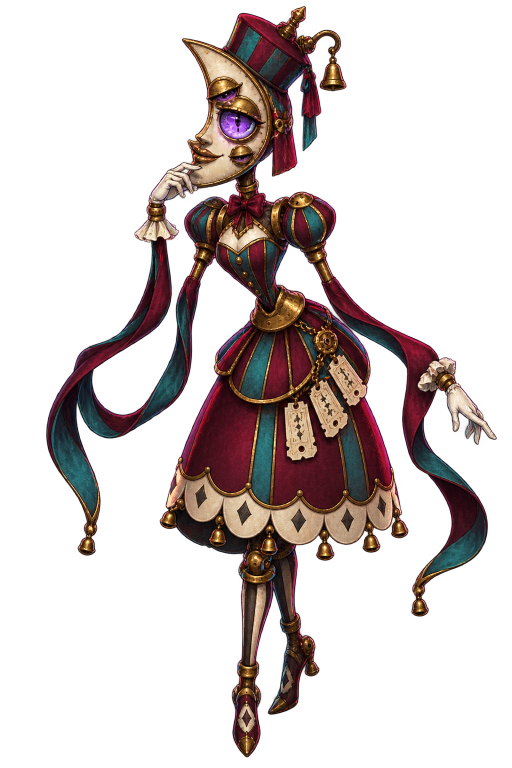
#> input picture assets/generated/madame_tock_master.png, 1024 x 1536 px (shown at 1/2 size)
$ python clean_checker_alpha.py ../assets/generated/madame_tock_master.png out.png
#> lines starting #> are read from the running program, lines starting #| are printed output that depends on the picture; after the words box and inside, x2 and y2 are one past the last pixel; in counts of white or black regions, pixels touching at a corner belong together
#!/usr/bin/env python3
"""Convert a baked neutral checkerboard into real alpha without erasing ivory sprites."""

import argparse
from collections import deque
from pathlib import Path

from PIL import Image, ImageFilter


def is_background_candidate(pixel: tuple[int, int, int]) -> bool:
    red, green, blue = pixel
    chroma = max(pixel) - min(pixel)
    luminance = (red * 0.2126 + green * 0.7152 + blue * 0.0722) / 255.0
    # Generated checkerboards contain compression-like gray-blue noise and
    # shadows. The flood fill starts only at the canvas edge, so this broad
    # threshold can cross that noise without punching holes in enclosed ivory
    # faces or gloves.
    return chroma <= 38 and luminance >= 0.24


def clean_checker(source: Path, destination: Path) -> None:
    image = Image.open(source).convert("RGB")
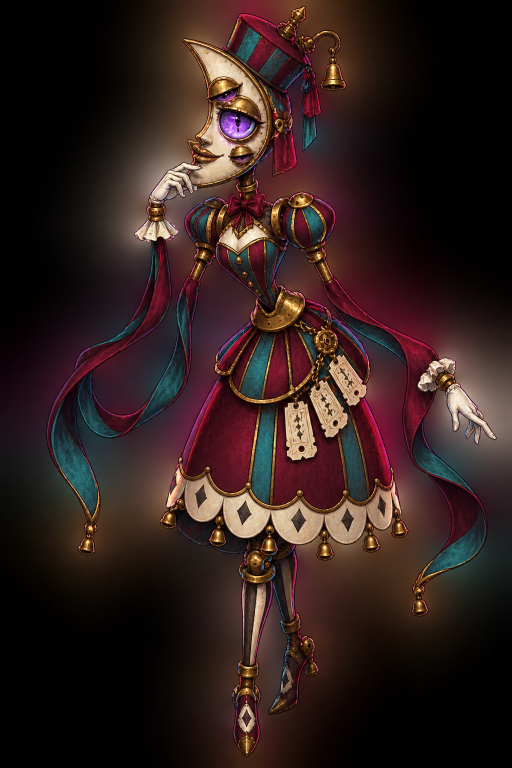
#> image: PIL image 1024x1536 RGB (shown at 1/2 size); mean R, G, B 49.3, 31.8, 29.4
    width, height = image.size
#> width = 1024; height = 1536
    pixels = image.load()
    outside = bytearray(width * height)
    queue: deque[tuple[int, int]] = deque()

    def enqueue(x: int, y: int) -> None:
        index = y * width + x
        if not outside[index] and is_background_candidate(pixels[x, y]):
            outside[index] = 1
            queue.append((x, y))

    for x in range(width):
        enqueue(x, 0)
        enqueue(x, height - 1)
    for y in range(height):
        enqueue(0, y)
        enqueue(width - 1, y)

    while queue:
        x, y = queue.popleft()
        if x > 0:
            enqueue(x - 1, y)
        if x + 1 < width:
            enqueue(x + 1, y)
        if y > 0:
            enqueue(x, y - 1)
        if y + 1 < height:
            enqueue(x, y + 1)

    rgba = image.convert("RGBA")
    output = rgba.load()
    removed = 0
    for y in range(height):
        for x in range(width):
            if outside[y * width + x]:
                output[x, y] = (0, 0, 0, 0)
                removed += 1

    # The generated checker can contain colored compression islands that are
    # not reachable by the neutral flood fill. Keep character-sized connected
    # components and discard tiny disconnected flecks.
    visited = bytearray(width * height)
    for y in range(height):
        for x in range(width):
            start_index = y * width + x
            if visited[start_index] or output[x, y][3] == 0:
                continue
            component: list[tuple[int, int]] = []
            component_queue = deque([(x, y)])
            visited[start_index] = 1
            while component_queue:
                current_x, current_y = component_queue.popleft()
                component.append((current_x, current_y))
                for neighbor_x, neighbor_y in (
                    (current_x - 1, current_y),
                    (current_x + 1, current_y),
                    (current_x, current_y - 1),
                    (current_x, current_y + 1),
                ):
                    if not (0 <= neighbor_x < width and 0 <= neighbor_y < height):
                        continue
                    neighbor_index = neighbor_y * width + neighbor_x
                    if visited[neighbor_index] or output[neighbor_x, neighbor_y][3] == 0:
                        continue
                    visited[neighbor_index] = 1
                    component_queue.append((neighbor_x, neighbor_y))
            if len(component) < 600:
                for component_x, component_y in component:
                    output[component_x, component_y] = (0, 0, 0, 0)
                removed += len(component)

    # A small morphological opening removes checker specks that touch an
    # anti-aliased edge. At master resolution the real costume contours are
    # much thicker than this filter and remain intact.
    alpha = rgba.getchannel("A")
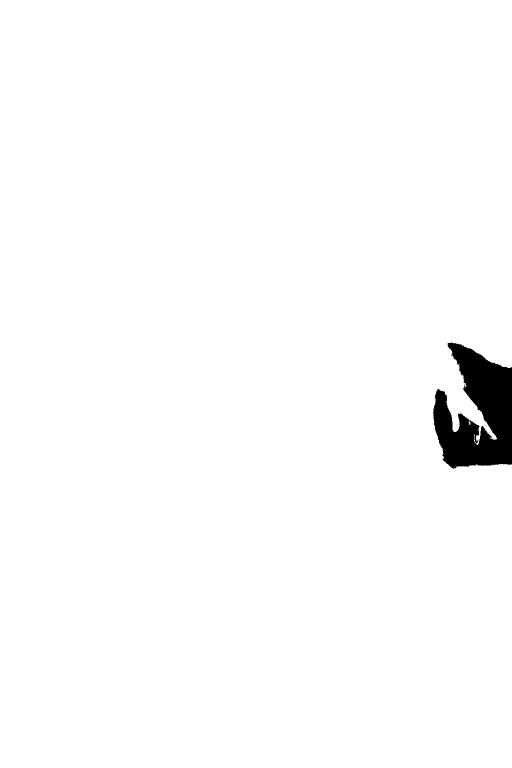
#> alpha: PIL image 1024x1536 L (shown at 1/2 size); 98.4% white; 1 black region, box (x1, y1, x2, y2) and area: (866, 685, 1024, 938) 25385
    alpha = alpha.filter(ImageFilter.MinFilter(5)).filter(ImageFilter.MaxFilter(5))
#> alpha: PIL image 1024x1536 L; 98.4% white; 1 black region, box (x1, y1, x2, y2) and area: (866, 685, 1024, 938) 25633
    rgba.putalpha(alpha)

    destination.parent.mkdir(parents=True, exist_ok=True)
    rgba.save(destination, "PNG")
    print(f"{source} -> {destination}: removed {removed:,} background pixels")
#| ../assets/generated/madame_tock_master.png -> out.png: removed 25,385 background pixels


def main() -> None:
    parser = argparse.ArgumentParser()
    parser.add_argument("source", type=Path)
    parser.add_argument("destination", type=Path)
    args = parser.parse_args()
    clean_checker(args.source, args.destination)


if __name__ == "__main__":
    main()
